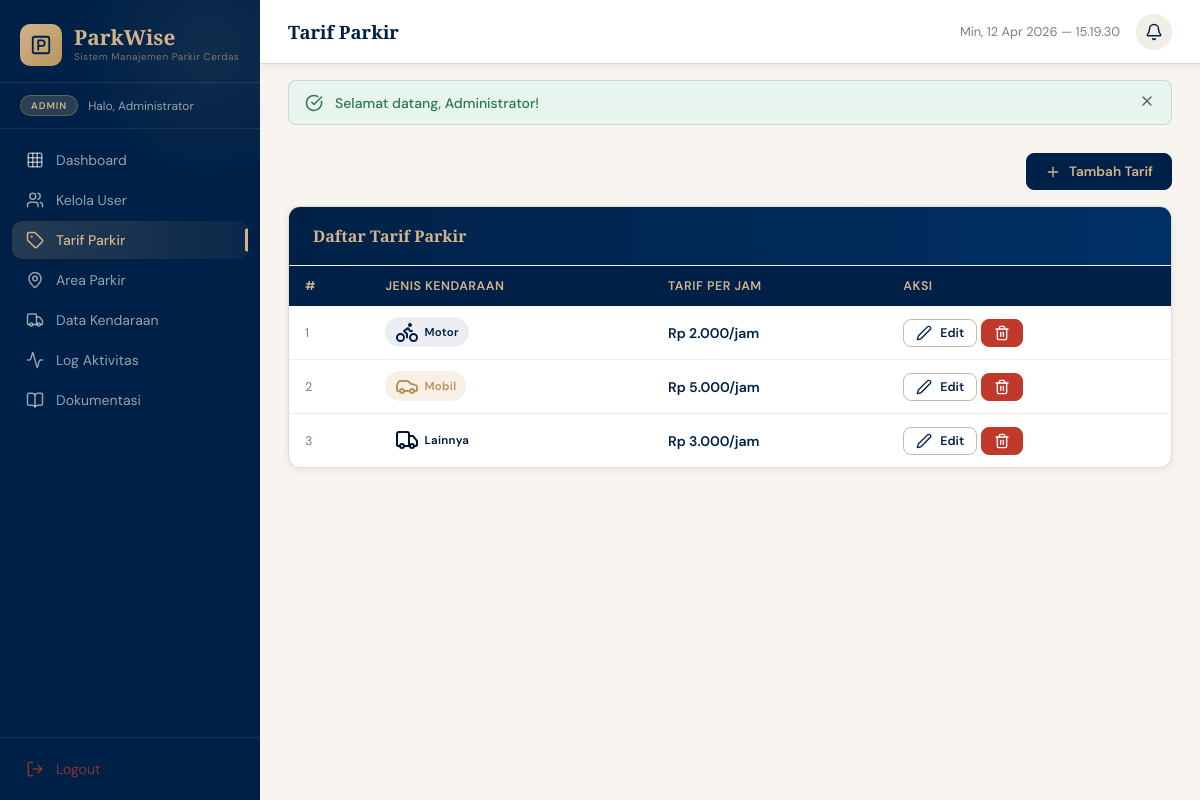
The app's page /modules/admin/tarif.php (signed in) with its own data.
### tables this page shows
CREATE TABLE IF NOT EXISTS tb_tarif (
    id_tarif        INT(11) NOT NULL AUTO_INCREMENT,
    jenis_kendaraan ENUM('motor','mobil','lainnya') NOT NULL,
    tarif_per_jam   DECIMAL(10,0) NOT NULL DEFAULT 0,
    PRIMARY KEY (id_tarif),
    INDEX idx_jenis (jenis_kendaraan)
);

### includes/config.php (called while the page is built, shortened)
<?php
function formatRupiah(float $nominal): string {
    return 'Rp ' . number_format($nominal, 0, ',', '.');
}

### modules/admin/tarif.php (the view, shortened to what this page needs)
<?php
require_once __DIR__ . '/../../includes/config.php';
$tarifs = $pdo->query('SELECT * FROM tb_tarif ORDER BY id_tarif')->fetchAll();
require_once __DIR__ . '/../../includes/layout_top.php';
?>
<div style="margin-bottom:16px;display:flex;justify-content:flex-end;">
  <button class="btn btn-primary" onclick="openModal('modalTambah')">
    <i data-lucide="plus"></i> Tambah Tarif
  </button>
</div>
<div class="panel">
  <div class="panel-header">
    <h2>Daftar Tarif Parkir</h2>
  </div>
  <div class="table-wrap">
    <table>
      <thead>
        <tr><th>#</th><th>Jenis Kendaraan</th><th>Tarif per Jam</th><th>Aksi</th></tr>
      </thead>
      <tbody>
        <?php if (empty($tarifs)): ?>
        <tr><td colspan="4" class="text-center text-muted" style="padding:24px;">Belum ada tarif.</td></tr>
        <?php else: foreach ($tarifs as $i => $t): ?>
        <tr>
          <td class="text-muted text-small"><?= $i + 1 ?></td>
          <td>
            <span class="badge badge-<?= $t['jenis_kendaraan'] ?>">
              <i data-lucide="<?= $t['jenis_kendaraan'] === 'motor' ? 'bike' : ($t['jenis_kendaraan'] === 'mobil' ? 'car' : 'truck') ?>"></i>
              <?= ucfirst($t['jenis_kendaraan']) ?>
            </span>
          </td>
          <td style="font-weight:600;color:var(--oxford);"><?= formatRupiah($t['tarif_per_jam']) ?>/jam</td>
          <td>
            <button class="btn btn-outline btn-sm" onclick='editTarif(<?= json_encode($t) ?>)'>
              <i data-lucide="edit-2"></i> Edit
            </button>
            <form method="POST" style="display:inline;" id="del<?= $t['id_tarif'] ?>">
              <button type="button" class="btn btn-danger btn-sm"
                      onclick="confirmDelete('del<?= $t['id_tarif'] ?>', '<?= ucfirst($t['jenis_kendaraan']) ?>')">
                <i data-lucide="trash-2"></i>
              </button>
            </form>
          </td>
        </tr>
        <?php endforeach; endif; ?>
      </tbody>
    </table>
  </div>
</div>
<?php require_once __DIR__ . '/../../includes/layout_bot.php'; ?>

### assets/css/style.css (style rules this page uses)
:root { --oxford: #002147; --oxford-light: #003166; --oxford-dark: #001530; --tan: #d2b48c; --tan-light: #e8d5bb; --tan-dark: #b8955a; --white: #ffffff; --off-white: #f8f5f0; --gray-100: #f1ede7; --gray-200: #e2d9cf; --gray-300: #c5b9aa; --gray-500: #8a7a6a; --gray-700: #4a3f35; --success: #2d7a4f; --success-bg: #e8f5ee; --danger: #c0392b; --danger-bg: #fdecea; --warning: #d68910; --warning-bg: #fef9e7; --info: #1a6fa8; --info-bg: #e8f2fb; --sidebar-w: 260px; --topbar-h: 64px; --radius: 12px; --radius-sm: 8px; --shadow: 0 4px 24px rgba(0,33,71,0.10); --shadow-sm: 0 2px 8px rgba(0,33,71,0.08); --transition: 0.22s cubic-bezier(0.4,0,0.2,1); font-family: 'DM Sans', sans-serif; }
*, *::before, *::after { box-sizing: border-box; margin: 0; padding: 0; }
html { scroll-behavior: smooth; }
body { background: var(--off-white); color: var(--oxford-dark); display: flex; min-height: 100vh; overflow-x: hidden; }
.panel { background: var(--white); border-radius: var(--radius); box-shadow: var(--shadow-sm); border: 1px solid var(--gray-200); margin-bottom: 24px; overflow: hidden; }
.panel-header { display: flex; align-items: center; justify-content: space-between; padding: 18px 24px; border-bottom: 1px solid var(--gray-100); background: linear-gradient(90deg, var(--oxford) 0%, var(--oxford-light) 100%); color: var(--white); }
.panel-header h2 { font-family: 'Playfair Display', serif; font-size: 1rem; font-weight: 600; color: var(--tan); }
.table-wrap { overflow-x: auto; }
table { width: 100%; border-collapse: collapse; font-size: 0.875rem; }
thead tr { background: var(--oxford); color: var(--tan); }
thead th { padding: 12px 16px; text-align: left; font-weight: 600; font-size: 0.78rem; letter-spacing: 0.5px; text-transform: uppercase; white-space: nowrap; }
tbody tr { border-bottom: 1px solid var(--gray-100); transition: background var(--transition); }
tbody tr:last-child { border-bottom: none; }
tbody td { padding: 11px 16px; color: var(--oxford-dark); vertical-align: middle; }
.badge { display: inline-flex; align-items: center; gap: 5px; padding: 3px 10px; border-radius: 20px; font-size: 0.72rem; font-weight: 600; letter-spacing: 0.3px; }
.badge-motor { background: rgba(0,33,71,0.08); color: var(--oxford); }
.badge-mobil { background: rgba(210,180,140,0.2); color: var(--tan-dark); }
.btn { display: inline-flex; align-items: center; gap: 8px; padding: 9px 18px; border-radius: var(--radius-sm); font-size: 0.85rem; font-weight: 600; cursor: pointer; border: 1.5px solid transparent; transition: all var(--transition); text-decoration: none; white-space: nowrap; font-family: inherit; }
.btn svg { width: 16px; height: 16px; }
.btn-primary { background: var(--oxford); color: var(--tan); border-color: var(--oxford); }
.btn-outline { background: transparent; color: var(--oxford); border-color: var(--gray-300); }
.btn-danger { background: var(--danger); color: #fff; border-color: var(--danger); }
.btn-sm { padding: 5px 12px; font-size: 0.78rem; }
.text-muted { color: var(--gray-500); font-size: 0.82rem; }
.text-small { font-size: 0.78rem; }

### records on screen
tb_tarif: jenis_kendaraan "Motor", tarif_per_jam "Rp 2.000"
tb_tarif: jenis_kendaraan "Mobil", tarif_per_jam "Rp 5.000"
tb_tarif: jenis_kendaraan "Lainnya", tarif_per_jam "Rp 3.000"

### other values on screen
APP_NAME "ParkWise"
APP_TAGLINE "Sistem Manajemen Parkir Cerdas"
$role "ADMIN"
currentUserName() "Administrator"
$item['label'] "Dashboard"
$item['label'] "Kelola User"
$item['label'] "Tarif Parkir"
$item['label'] "Area Parkir"
$item['label'] "Data Kendaraan"
$item['label'] "Log Aktivitas"
$item['label'] "Dokumentasi"
$pageTitle "Tarif Parkir"
$flash['msg'] "Selamat datang, Administrator!"
